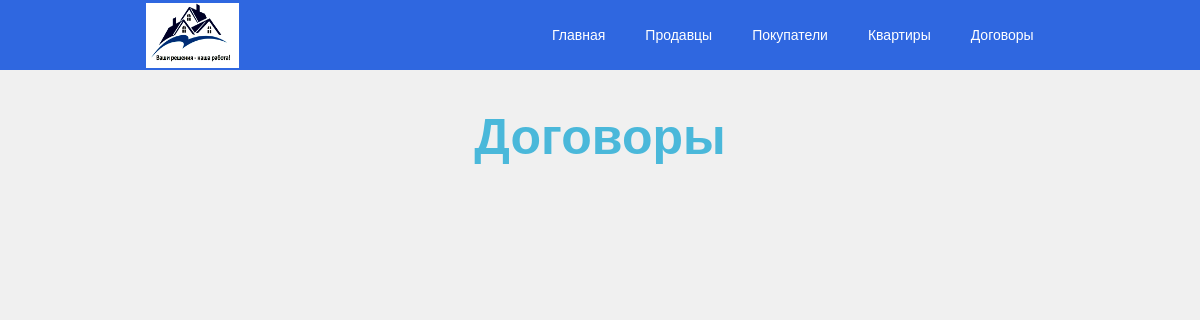
Page /contract_view/ on the earlier database version.
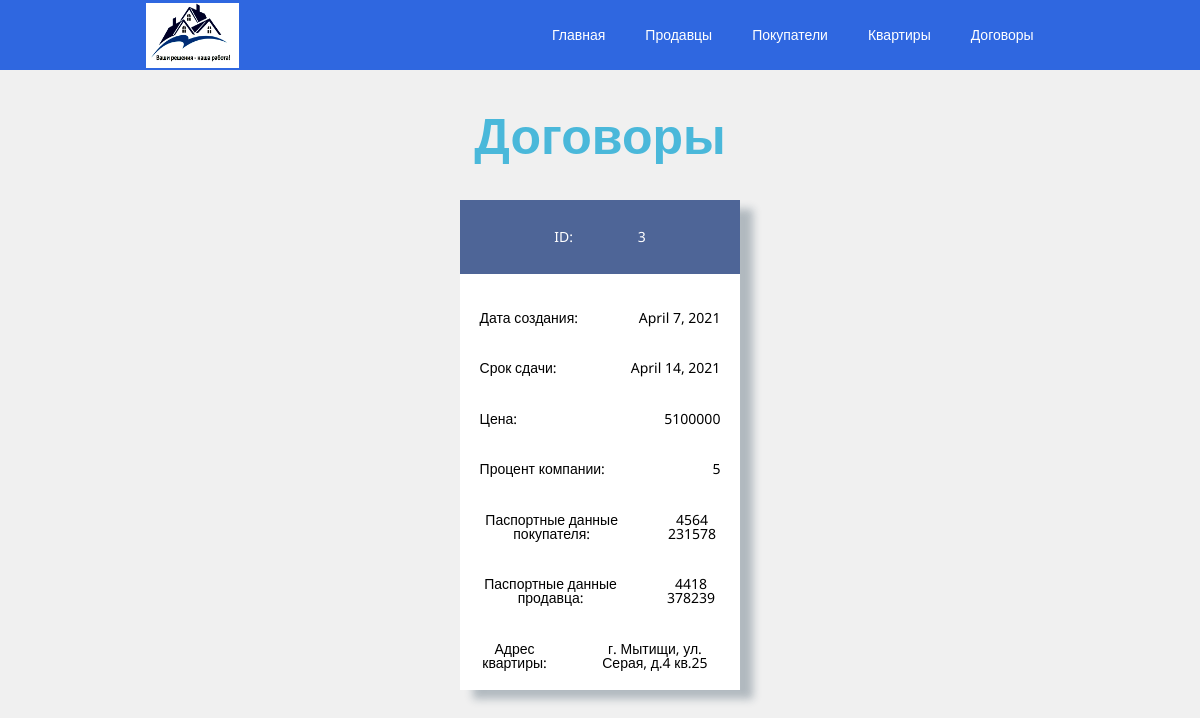
Same page on the later database version.
### main/models.py (models this page shows, shortened)
class Contract(models.Model):
    id_contract = models.AutoField(blank=False, primary_key=True)
    id_buyer = models.ForeignKey(Buyer, on_delete = models.CASCADE, blank=False)
    id_seller = models.ForeignKey(Seller, on_delete = models.CASCADE, blank=False)
    id_fl = models.ForeignKey(Flat, on_delete=models.CASCADE, blank=False)
    time_to_sale = models.DateField(blank=False)
    coast = models.IntegerField(blank=False)
    proc_for_comp = models.IntegerField(blank=False)
    time_create = models.DateField(auto_now_add=True, blank=False)

class Klient(models.Model):
    id_kl = models.AutoField(blank=False, primary_key=True)
    fio = models.CharField(max_length=100, blank=False)
    bd = models.DateField(blank=False)
    phone = models.CharField(max_length=11, blank=False)
    mail = models.CharField(max_length=100, blank=False)
    pasp_seria = models.CharField(max_length=4,blank=False)
    pasp_nomer = models.CharField(max_length=6, blank=False)

class Flat(models.Model):
    id_fl = models.AutoField(blank=False, primary_key=True)
    coast = models.IntegerField(blank=False)
    descr = models.TextField(blank=False)
    rooms = models.IntegerField(blank=False)
    adress = models.CharField(max_length=150, blank=False)
    square_f = models.IntegerField(blank=False)
    id_seller = models.ForeignKey(Seller, on_delete=models.CASCADE, blank=False, null=True)
    status = models.CharField(max_length=10, blank=False)

### main/views.py (the view)
# urls.py: path('contract_view/', ContractView.as_view(), name='view_contract_url'),
class ContractView(View):
    def get(self,request):
        contract =Contract.objects.all()#SELECT * FROM Contract
        klient = Klient.objects.all()#SELECT * FROM Klient
        flat = Flat.objects.all()#SELECT * FROM Flat
        return render(request, 'main/contract_view.html', context={'contract': contract, 'klient': klient, 'flat': flat})

### main/templatetags/main_get_filter.py (called while the page is built)
@register.filter
def get_buyer_pseria(model_info, obj_id):
    p_seria_b = get_p_data('id_buyer', obj_id, 'серия')
    return p_seria_b

@register.filter
def get_buyer_pnomer(model_info, obj_id):
    p_nomer_b = get_p_data('id_buyer', obj_id, 'номер')
    return p_nomer_b

@register.filter
def get_seller_pseria(model_info, obj_id):
    p_seria_s = get_p_data('id_seller', obj_id, 'серия')
    return p_seria_s

@register.filter
def get_seller_pnomer(model_info, obj_id):
    p_nomer_s = get_p_data('id_seller', obj_id, 'номер')
    return p_nomer_s

@register.filter
def get_adress(flat, obj_id):
    contr_list = Contract.objects.values('id_contract', 'id_fl')
    for contr in contr_list:
        if obj_id == contr['id_contract']:
            id_f = contr['id_fl']
    adress = Flat.objects.get(id_fl=id_f).adress
    return adress

### main/templates/main/contract_view.html (shortened to what this page needs)
{% extends 'base.html' %}
{% load main_get_filter %}
{% block content %}
    <div class="container">
        <div class="contr_title_block">
            Договоры
        </div>
        <div class="contr_block">
            {% for c in contract %}
                <div class="contr_card">
                    <div class="contr_id">
                        <p class="c_title">
                            ID:
                        </p>
                        <p class="c_cont">
                            {{ c.id_contract }}
                        </p>
                    </div>
                    <div class="contr_tcr">
                        <div class="">
                            Дата создания:
                        </div>
                        <div class="c_cont">
                            {{ c.time_create }}
                        </div>
                    </div>
                    <div class="contr_tsale">
                        <div class="">
                            Срок сдачи:
                        </div>
                        <div class="c_cont">
                            {{ c.time_to_sale }}
                        </div>
                    </div>
                    <div class="contr_coast">
                        <div class="">
                            Цена:
                        </div>
                        <div class="c_cont">
                            {{ c.coast }}
                        </div>
                    </div>
                    <div class="contr_proc">
                        <div class="">
                            Процент компании:
                        </div>
                        <div class="c_cont">
                            {{ c.proc_for_comp }}
                        </div>
                    </div>
                    <div class="contr_buyer">
                        <div class="">
                            Паспортные данные покупателя:
                        </div>
                        <div class="c_cont">
                            {{ contract|get_buyer_pseria:c.id_contract }} {{ contract|get_buyer_pnomer:c.id_contract }}
                        </div>
                    </div>
                    <div class="contr_seller">
                        <div class="">
                            Паспортные данные продавца:
                        </div>
                        <div class="c_cont">
                            {{ contract|get_seller_pseria:c.id_contract }} {{ contract|get_seller_pnomer:c.id_contract }}
                        </div>
                    </div>
                    <div class="contr_adress">
                        <div class="">
                            Адрес квартиры:
                        </div>
                        <div class="c_cont">
                            {{ flat|get_adress:c.id_contract }}
                        </div>
                    </div>
                </div>
            {% endfor %}
        </div>
    </div>
{% endblock %}

Differences in the rows shown:
added Contract: id_contract "3", time_create "April 7, 2021", time_to_sale "April 14, 2021", coast "5100000", proc_for_comp "5", id_contract.pasp_seria "4564", id_contract.pasp_nomer "231578", id_contract.id_kl "4418", id_contract.id_kl "378239", id_contract.adress "г. Мытищи, ул. Серая, д.4 кв.25"
